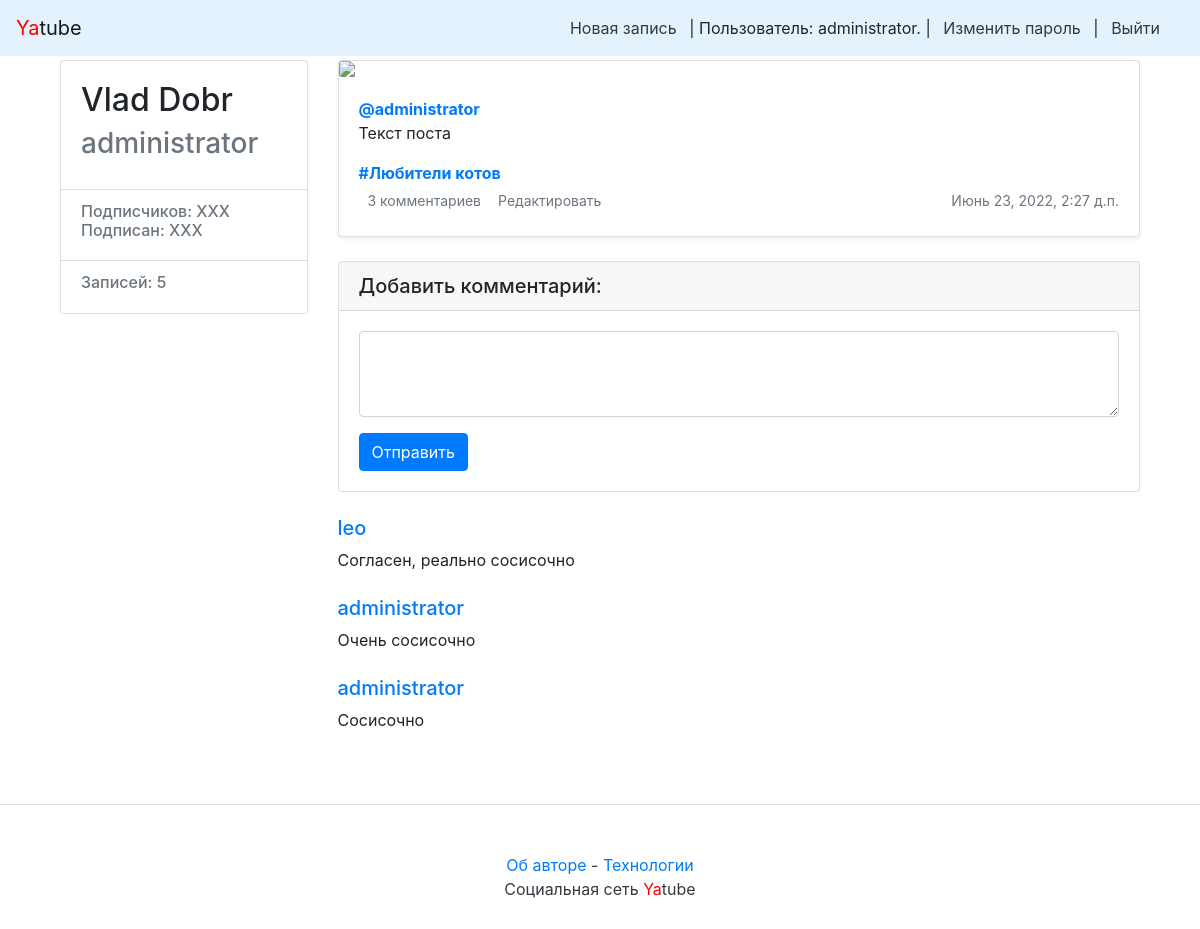
The page /profile/administrator/56/ (signed in) on the database as committed earlier.
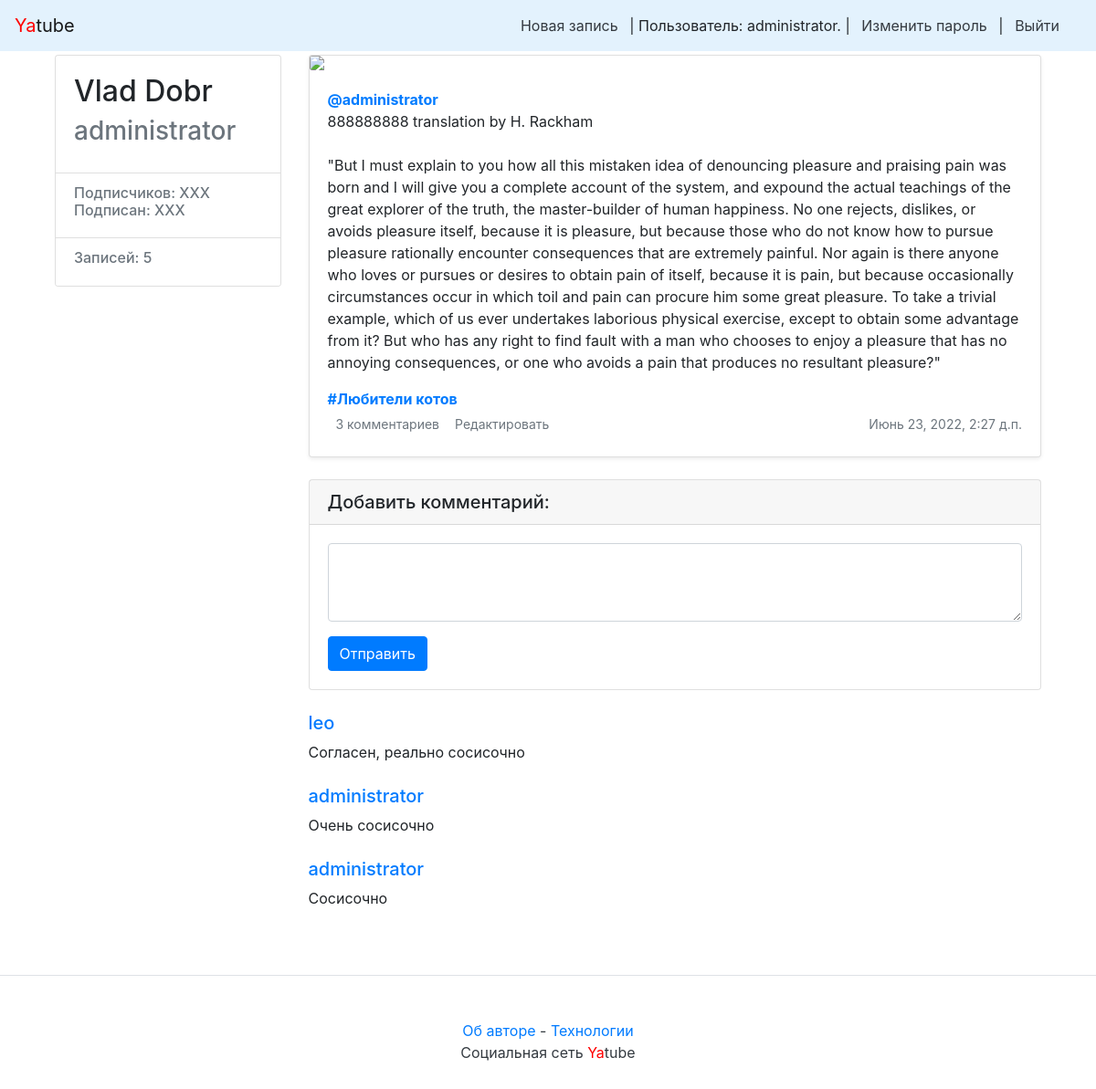
The same page on the database as committed later.
### posts/models.py (models this page shows, shortened)
class Post(models.Model):
    text = models.TextField(verbose_name='Текст записи')
    pub_date = models.DateTimeField('Дата публикации', auto_now_add=True, db_index=True)
    author = models.ForeignKey(User, on_delete=models.CASCADE, related_name="posts")  # author_posts
    group = models.ForeignKey(Group, on_delete=models.CASCADE, related_name="posts",  # group_posts
                              blank=True, null=True, verbose_name='Группа')
    image = models.ImageField(upload_to='posts/', blank=True, null=True)

class Group(models.Model):
    title = models.CharField(max_length=200)
    slug = models.SlugField(unique=True)
    description = models.TextField()

class Comment(models.Model):
    post = models.ForeignKey(Post, on_delete=models.CASCADE, related_name='comments')
    author = models.ForeignKey(User, on_delete=models.CASCADE, related_name='comments')
    text = models.TextField(verbose_name='Текст комментария')
    created = models.DateTimeField('Дата публикации', auto_now_add=True)
    class Meta:
        ordering = ['-created']

### posts/views.py (the view)
# urls.py: path('profile/<str:username>/<int:post_id>/', views.post_view, name='post'),
@cache_page(20)
def post_view(request, username, post_id):
    profile = get_object_or_404(User, username=request.user)
    author_list_queryset = Follow.objects.filter(user=profile)  # noqa
    author_list = [author_list_queryset[i].author.username for i in range(len(author_list_queryset))]
    following = User.objects.filter(username__in=author_list)
    profile_id = User.objects.get(username=username)
    post_list = Post.objects.filter(author_id=profile_id)  # noqa
    post = post_list.get(id=post_id)
    cnt_of_posts = post_list.count()
    comments_list = Comment.objects.filter(post_id=post_id)  # noqa
    form = CommentForm(instance=None)
    context = {'post': post,
               'cnt_of_posts': cnt_of_posts,
               'username': post.author,
               'form': form,
               'items': comments_list,
               'following': following,
               }
    response = render(request, "post.html", context)
    return response

### posts/forms.py
class CommentForm(forms.ModelForm):
    class Meta:
        model = Comment
        fields = ['text', ]
        widgets = {
            'text': forms.Textarea(attrs={'rows': 3}),
        }

### posts/templatetags/user_filters.py (called while the page is built)
@register.filter
def addclass(field, css):
        return field.as_widget(attrs={"class": css})

### templates/post.html (shortened to what this page needs)
{% extends "base.html" %}
{% block content %}
<main role="main" class="container">
    <div class="row">
            <div class="col-md-3 mb-3 mt-1">
                <div class="card">
                        <div class="card-body">
                                <div class="h2">
                                    {{ username.get_full_name }}
                                </div>
                                <div class="h3 text-muted">
                                     {{ username }}
                                </div>
                        </div>
                        <ul class="list-group list-group-flush">
                                <li class="list-group-item">
                                        <div class="h6 text-muted">
                                        Подписчиков: XXX <br />
                                        Подписан: XXX
                                        </div>
                                </li>
                                <li class="list-group-item">
                                        <div class="h6 text-muted">
                                            Записей: {{ cnt_of_posts }}
                                        </div>
                                </li>
                        </ul>
                </div>
        </div>
        <div class="col-md-9">
            {% include "post_item.html" with post=post %}
            {% include 'comments.html' %}
     </div>
    </div>
</main>
{% endblock %}

### templates/base.html (shortened to what this page needs)
<!doctype html>
<html>
<head>
    {% load static %}
    <link rel="stylesheet" href="{% static 'bootstrap/dist/css/bootstrap.min.css' %}">
</head>
<body>
{% include 'nav.html' %}
<main>
    <div class="container">
        {% block content %}{% endblock content %}
    </div>
</main>
{% include 'footer.html' %}
</body>
</html>

### templates/nav.html
<nav class="navbar navbar-light" style="background-color: #e3f2fd;">
    <a class="navbar-brand" href="/"><span style="color:red">Ya</span>tube</a>
    <nav class="my-2 my-md-0 mr-md-3">
        {% if user.is_authenticated %}
        <a class="p-2 text-dark" href="{% url 'new_post' %}">Новая запись</a> |
        Пользователь: {{ user.username }}. |
        <a class="p-2 text-dark" href="{% url 'password_change' %}">Изменить пароль</a> |
        <a class="p-2 text-dark" href="{% url 'logout' %}">Выйти</a>
        {% else %}
        <a class="p-2 text-dark" href="{% url 'login' %}">Войти</a> |
        <a class="p-2 text-dark" href="{% url 'signup' %}">Регистрация</a>
        {% endif %}
    </nav>
</nav>

### templates/post_item.html
<div class="card mb-3 mt-1 shadow-sm">
    {% load thumbnail %}
    {% thumbnail post.image "960x339" crop="center" upscale=True as im %}
    <img class="card-img" src="{{ im.url }}" />
    {% endthumbnail %}
    <div class="card-body">
        <p class="card-text">
            <a name="post_{{ post.id }}" href="{% url 'profile' post.author.username %}">
                <strong class="d-block text-gray-dark">@{{ post.author }}</strong>
            </a>
            {{ post.text|linebreaksbr }}
        </p>
        {% if post.group %}
        <a class="card-link muted" href="{% url 'group' post.group.slug %}">
                <strong class="d-block text-gray-dark">#{{ post.group.title }}</strong>
        </a>
        {% endif %}
        <div class="d-flex justify-content-between align-items-center">
            <div class="btn-group ">
                <a class="btn btn-sm text-muted" href="{% url 'post' post.author.username post.id %}" role="button">
                    {% if post.comments.exists %}
                    {{ post.comments.count }} комментариев
                    {% else%}
                    Добавить комментарий
                    {% endif %}
                </a>
                 {% if user == post.author %}
                 <a class="btn btn-sm text-muted" href="{% url 'post_edit' post.author.username post.id %}"
                        role="button">
                        Редактировать
                </a>
                {% endif %}
            </div>
            <small class="text-muted">{{ post.pub_date }}</small>
        </div>
    </div>
</div>

### templates/comments.html (shortened to what this page needs)
{% load user_filters %}
{% if user.is_authenticated %}
<div class="card my-4">
<form
    action="{% url 'add_comment' post.author.username post.id %}"
    method="post">
    <h5 class="card-header">Добавить комментарий:</h5>
    <div class="card-body">
    <form>
        <div class="form-group">
        {{ form.text|addclass:"form-control" }}
        </div>
        <button type="submit" class="btn btn-primary">Отправить</button>
    </form>
    </div>
</form>
</div>
{% endif %}
{% for item in items %}
<div class="media mb-4">
<div class="media-body">
    <h5 class="mt-0">
    <a
        href="{% url 'profile' item.author.username %}"
        name="comment_{{ item.id }}"
        >{{ item.author.username }}</a>
    </h5>
    {{ item.text }}
</div>
</div>
{% endfor %}

### templates/footer.html
<footer class="pt-4 my-md-5 pt-md-5 border-top">
        <p class="m-0 text-dark text-center "><a href="/about-author/">Об авторе</a> - <a href="/about-spec/">Технологии</a></p>
        <p class="m-0 text-dark text-center ">Социальная сеть <span style="color:red">Ya</span>tube</p>
</footer>

Rows that differ between the two databases and show on the page:
changed Post "administrator": text "Текст поста" → "888888888 translation by H. Rackham \"But I must explain to you how all this mistaken idea of denouncing pleasure and praising pain was born and I will give you a complete account of the system, and expound the actual teachings of the great explorer of the truth, the master-builder of human happiness. No one rejects, dislikes, or avoids pleasure itself, because it is pleasure, but because those who do not know how to pursue pleasure rationally encounter consequences that are extremely painful. Nor again is there anyone who loves or pursues or desires to obtain pain of itself, because it is pain, but because occasionally circumstances occur in which toil and pain can procure him some great…"
